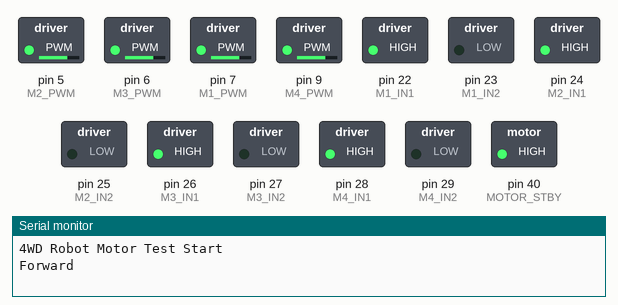
A sketch run on a simulated Arduino Mega 2560, built with avr-gcc and run on an emulated ATmega2560. Parts: switched loads named in the sketch (green lamp = pin HIGH), the last lines printed to the serial monitor.

Above: at 0.05 s.
At 2.5 s:
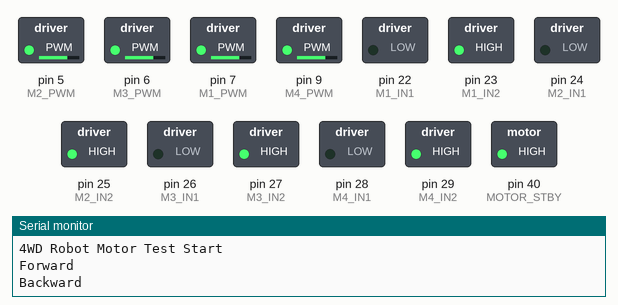
At 5.0 s:
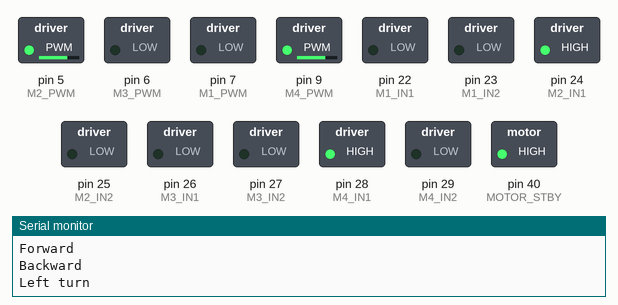
At 7.45 s:
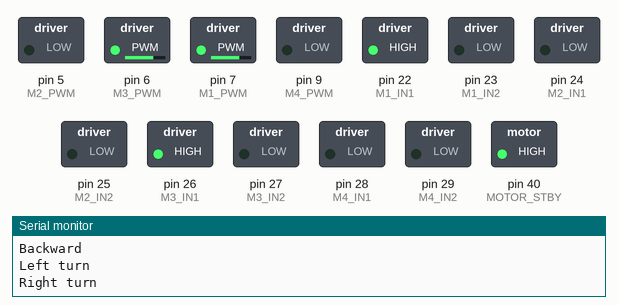
At 9.95 s:
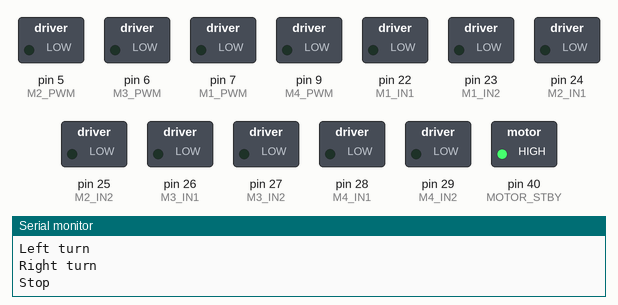
Timing chart, 0 to 13.0 s (numbered marks = the images above):
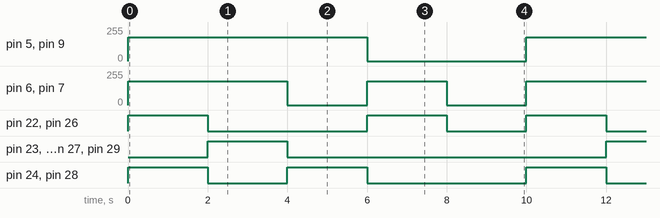

Measured:
- by itself, pin 5 (M2_PWM), pin 9 (M4_PWM): alternates 180/255 for 6.0 s and 0/255 for 4.0 s
- by itself, pin 6 (M3_PWM), pin 7 (M1_PWM): repeats every 10.0 s: 0/255 2.0 s, 180/255 2.0 s, 0/255 2.0 s, 180/255 4.0 s
- by itself, pin 22 (M1_IN1), pin 26 (M3_IN1): repeats every 10.0 s: LOW 4.0 s, HIGH 2.0 s, LOW 2.0 s, HIGH 2.0 s
- by itself, pin 23 (M1_IN2), pin 25 (M2_IN2), pin 27 (M3_IN2), pin 29 (M4_IN2): alternates HIGH for 2.0 s and LOW for 8.0 s
- by itself, pin 24 (M2_IN1), pin 28 (M4_IN1): repeats every 10.0 s: LOW 2.0 s, HIGH 2.0 s, LOW 4.0 s, HIGH 2.0 s

The sketch:

Test_Motors.ino
```cpp
// === 4WD Robot Motor Test ===
// Arduino Mega + 2x TB6612FNG + 4x 25GA370 DC Motors

// --- Motor driver pins (from wiring plan) ---
// Motor 1 (Front Left) - TB6612 c
#define M1_PWM   7
#define M1_IN1   22
#define M1_IN2   23

// Motor 2 (Front Right) - TB6612  d
#define M2_PWM   5
#define M2_IN1   24
#define M2_IN2   25

// Motor 3 (Rear Left - Motor A)
#define M3_PWM   6    // ENA pin (speed control)
#define M3_IN1   26   // IN1 pin -> OUT1
#define M3_IN2   27   // IN2 pin -> OUT2

// Motor 4 (Rear Right - Motor B)
#define M4_PWM   9    // ENB pin (speed control)
#define M4_IN1   28   // IN3 pin -> OUT3
#define M4_IN2   29   // IN4 pin -> OUT4

#define MOTOR_STBY 40   // HIGH = enable TB6612

// === Motor helper functions ===
void setMotor(int pwmPin, int in1, int in2, int speed) {
  // speed > 0 = forward, speed < 0 = reverse, speed = 0 = stop
  if (speed > 0) {
    digitalWrite(in1, HIGH);
    digitalWrite(in2, LOW);
    analogWrite(pwmPin, speed);
  } else if (speed < 0) {
    digitalWrite(in1, LOW);
    digitalWrite(in2, HIGH);
    analogWrite(pwmPin, -speed);
  } else {
    digitalWrite(in1, LOW);
    digitalWrite(in2, LOW);
    analogWrite(pwmPin, 0);
  }
}

// Set all 4 motors at once
void setAllMotors(int m1, int m2, int m3, int m4) {
  setMotor(M1_PWM, M1_IN1, M1_IN2, m1);
  setMotor(M2_PWM, M2_IN1, M2_IN2, m2);
  setMotor(M3_PWM, M3_IN1, M3_IN2, m3);
  setMotor(M4_PWM, M4_IN1, M4_IN2, m4);
}

void setup() {
  // Setup all motor control pins
  pinMode(M1_IN1, OUTPUT); pinMode(M1_IN2, OUTPUT); pinMode(M1_PWM, OUTPUT);
  pinMode(M2_IN1, OUTPUT); pinMode(M2_IN2, OUTPUT); pinMode(M2_PWM, OUTPUT);
  pinMode(M3_IN1, OUTPUT); pinMode(M3_IN2, OUTPUT); pinMode(M3_PWM, OUTPUT);
  pinMode(M4_IN1, OUTPUT); pinMode(M4_IN2, OUTPUT); pinMode(M4_PWM, OUTPUT);

  // Setup STBY and enable drivers
  pinMode(MOTOR_STBY, OUTPUT);
  digitalWrite(MOTOR_STBY, HIGH); // enable all TB6612s

  Serial.begin(9600);
  Serial.println("4WD Robot Motor Test Start");
}

void loop() {
  int testSpeed = 180; // 0-255 PWM value

  // Forward
  Serial.println("Forward");
  setAllMotors(testSpeed, testSpeed, testSpeed, testSpeed);
  delay(2000);

  // Backward
  Serial.println("Backward");
  setAllMotors(-testSpeed, -testSpeed, -testSpeed, -testSpeed);
  delay(2000);

  // Left turn (left motors stop, right motors forward)
  Serial.println("Left turn");
  setAllMotors(0, testSpeed, 0, testSpeed);
  delay(2000);

  // Right turn (right motors stop, left motors forward)
  Serial.println("Right turn");
  setAllMotors(testSpeed, 0, testSpeed, 0);
  delay(2000);

  // Stop
  Serial.println("Stop");
  setAllMotors(0, 0, 0, 0);
  delay(2000);
}
```
